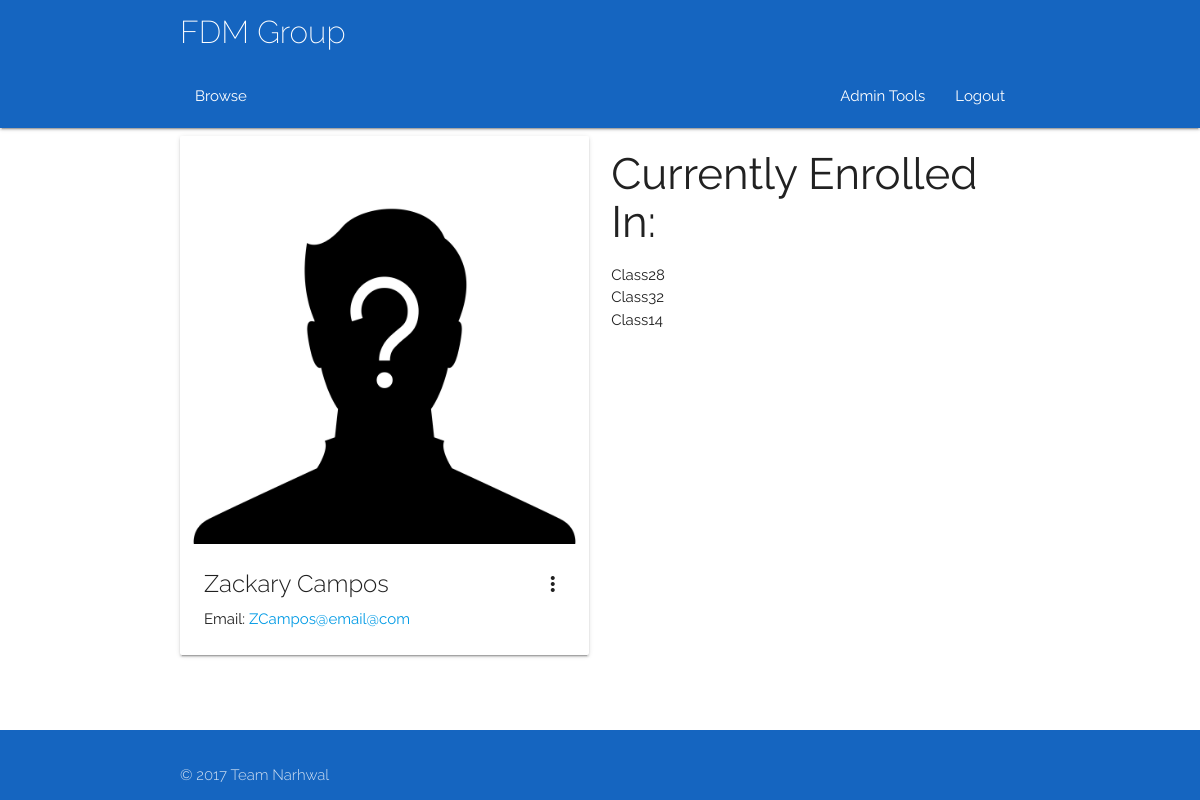
Screenshot of /delegates/29 (signed in) with the database file from the repository.
### app/models.py (models this page shows, shortened)
class User(db.Model):
	__tablename__ = 'User'
	userID = db.Column(db.Integer, primary_key = True)
	name = db.Column(db.String(100))
	username = db.Column(db.String(100))
	email = db.Column(db.String(100))
	password = db.Column(db.String(100))
	type = db.Column(db.String(100))
	__mapper_args__ = {
		'polymorphic_identity': 'base',
		'polymorphic_on': type
	}

class Class(db.Model):
	__tablename__ = 'Class'
	classID = db.Column(db.Integer, primary_key = True)
	coursePoint = db.Column(db.Integer, db.ForeignKey('Course.courseID'))
	course = db.relationship("Course", foreign_keys = [coursePoint])
	courseID = db.Column(db.Integer)
	title = db.Column(db.String(100))
	description = db.Column(db.String(100))
	capacity = db.Column(db.Integer)
	startDate = db.Column(db.DateTime)
	duration = db.Column(db.Integer)
	endDate = db.Column(db.DateTime)
	reqFac = db.Column(db.String(100), default = 'None')
	preTrain = relationship("Class")
	parent_id = Column(db.Integer, ForeignKey('Class.classID'))
	locationPoint = db.Column(db.Integer, db.ForeignKey('Room.roomID'))
	location = db.relationship("Room", foreign_keys = [locationPoint])
	trainerPoint = db.Column(db.Integer, db.ForeignKey('Trainer.trainerID'))
	trainer = db.relationship("Trainer", foreign_keys = [trainerPoint])
	attendanceList = db.relationship('Delegate', secondary = association_table)
	waitList = db.relationship('Delegate', secondary = waiting_table)

### app/views.py (the view)
@app.route('/delegates/<id>')
@login_required
def delSchedule(id):
    delid = id
    if current_user.type != 'Admin':
        abort(403)
    user = delegates(delID=delid)
    delClassList = user.classList
    return render_template('delsSched.html', title='Delegate Schedule', user=user, delClassList=delClassList)

### app/views.py (called while the page is built)
@login_manager.user_loader
def load_user(id):
    return models.User.query.get(id)

### queries.py (called while the page is built)
def listConvert(x):
    if(x.count() == 1):
        x = x[0]
        return x
    else:
        y = []
    for i in x:
        y.append(i)
    return y

def delegates(**kwargs):
    q = models.Delegate.query.filter_by(**kwargs)
    q = listConvert(q)
    return q

### app/templates/delsSched.html (shortened to what this page needs)
{% extends "base.html" %} {% block content %}
<div class="container">
    <div class="row">
        <div class="col l6 m6 s12">
            <div class="card hoverable">
                <div class="card-image waves-effect waves-block waves-light">
                    <img class="activator" src="{{url_for('static', filename = 'images/unknown.jpg')}}">
                </div>
                <div class="card-content">
                    <span class="card-title activator grey-text text-darken-4">{{user.name}}<i class="material-icons right">more_vert</i></span>
                    <p>Email: <a href="mailto:{{user.email}}">{{user.email}}</a></p>
                </div>
            </div>
        </div>
        <div class="col l6 m6 s12">
            <h3> Currently Enrolled In: </h3>
            <ul>
                {% for item in delClassList %}
                <li>{{item.title}}</li>
                {% endfor %}
            </ul>
        </div>
    </div>
</div>
{% endblock %}

### app/static/css/style.css (style rules this page uses)
html { font-family: 'Raleway', sans-serif; }
.Site { display: flex; min-height: 100vh; flex-direction: column; }

### rows the page displays
User: name "Zackary Campos", email "ZCampos@email@com"
Class: title "Class28"
Class: title "Class32"
Class: title "Class14"
